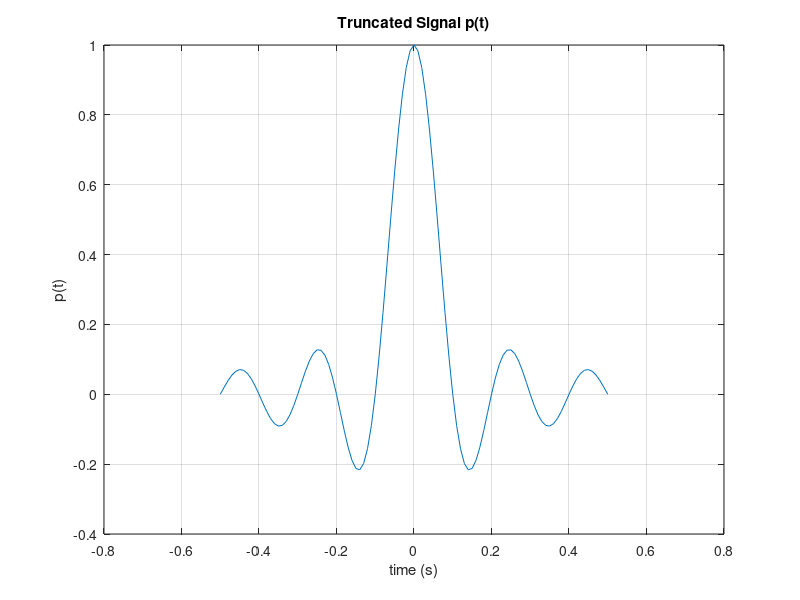
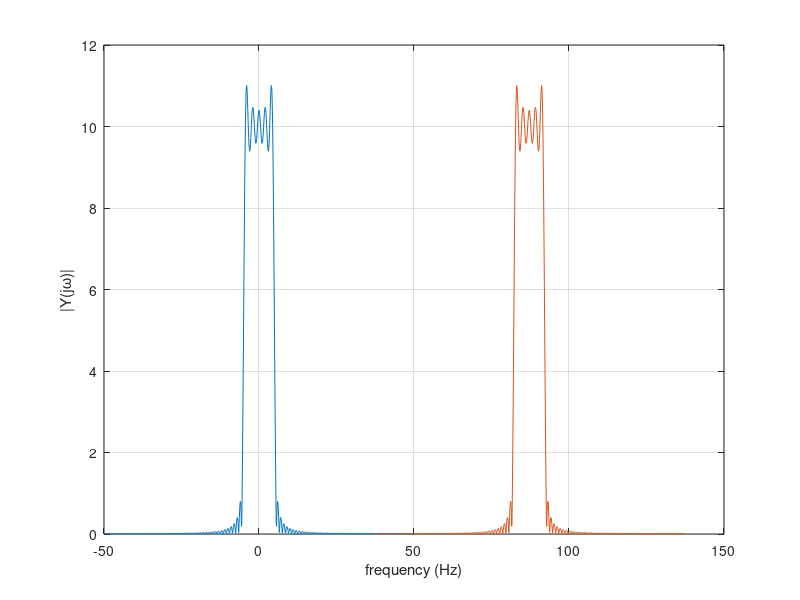
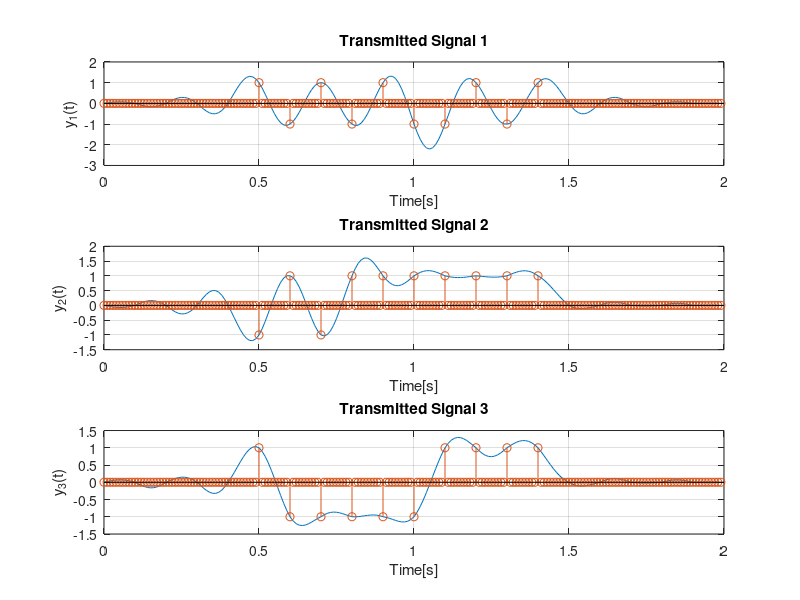

Write MATLAB code to recreate these figures, in order. (Note: this script raises an error after producing the figures.)
% Case Study 2
% Leandre Pestcoe and Julianne Wegmann
% ESE 351: Signals and Systems
% Created on: 4/20/21, Last Edited on: 4/23/21

%% Define Pulse Shape p(t)
Ts = 0.1; %symbol period (rate 1/Ts)
dt = 0.01; %sample period
w = 5*Ts; %width
t = -w:dt:w; %time vector
fs = 1/dt; %sample frequency

%sinc
sinc_p_t = sinc(t/Ts); %define sinc

%triangular pulse
triang_p_t = tripuls(t,w*2);

%decide which signal to use for simulation
p_t = sinc_p_t;

figure, plot(t,p_t), grid on;
xlabel('time (s)'), ylabel('p(t)'), title('Truncated Signal p(t)')

%% Nyquist Criteria

Nfft = 1024; %length of fft
f1 = (-fs/2:fs/Nfft:(fs/2));
f2 = (fs-2*pi/Ts:fs/Nfft:fs+(2*pi/Ts));
fft_signal = abs(fft(p_t,Nfft));
fft_signal1 = [fft_signal((length(fft_signal)/2)+1:end), fft_signal(1:(length(fft_signal)/2))];

figure
plot(f1(1:length(fft_signal1)),fft_signal1), grid on;
hold on
plot(f2(1:length(fft_signal1)),fft_signal1), grid on;
xlabel('frequency (Hz)'), ylabel('|Y(j\omega)|');

%% Random Bit Message/Noise-free PAM Signal y(t)

%define bit messages
N = 10; %number of bits
bits1 = 2*((rand(1,N)>0.5)-0.5);
bits2 = 2*((rand(1,N)>0.5)-0.5);
bits3 = 2*((rand(1,N)>0.5)-0.5);

%spacing out bits
xn1 =zeros(1,N*(Ts/dt));
xn2 = zeros(1,N*(Ts/dt));
xn3 = zeros(1,N*(Ts/dt));

for i=1:length(bits1)
    xn1((i-1)*(Ts/dt)+1)=bits1(i);
end
for i=1:length(bits2)
    xn2((i-1)*(Ts/dt)+1)=bits2(i);
end
for i=1:length(bits3)
    xn3((i-1)*(Ts/dt)+1)=bits3(i);
end

%compute individual CT transmitted signals
y_t1 = conv(xn1,p_t);
y_t2 = conv(xn2,p_t);
y_t3 = conv(xn3,p_t);

t = (0:length(y_t1)-1)*dt; %define new time vector

%shift xn so lines up with y(t) on graph
x_new1 = zeros(1,length(y_t1));
x_new1((length(p_t)+1)/2:(length(xn1)+(length(p_t)+1)/2)-1) = xn1;
x_new2 = zeros(1,length(y_t2));
x_new2((length(p_t)+1)/2:(length(xn2)+(length(p_t)+1)/2)-1) = xn2;
x_new3 = zeros(1,length(y_t3));
x_new3((length(p_t)+1)/2:(length(xn3)+(length(p_t)+1)/2)-1) = xn3;

figure();
subplot(3,1,1), plot(t,y_t1), grid on;
hold on
stem(t,x_new1);
title('Transmitted Signal 1'),xlabel('Time[s]'),ylabel('y_1(t)');
subplot(3,1,2), plot(t,y_t2), grid on;
hold on
stem(t,x_new2);
title('Transmitted Signal 2'),xlabel('Time[s]'),ylabel('y_2(t)');
subplot(3,1,3), plot(t,y_t3), grid on;
hold on
stem(t,x_new3);
title('Transmitted Signal 3'),xlabel('Time[s]'),ylabel('y_3(t)');


%y_t = [y_t1,y_t2,y_t3];

% figure(),plot(y_t),title('Transmitted Signal y(t)'),xlabel('Time[s]'),ylabel('y(t)');
% hold on;
% stem(x_new);


%% Text Message and Noise-free PAM Signal y(t)

message1 = 'Case study 2 rocks!';
binary1 = str2num(reshape(dec2bin(message1)',1,[])');
for i = 1:length(binary1)
    if binary1(i)==0
        binary1(i)=-1;
    end
end

message2 = 'Signals and systems';
binary2 = str2num(reshape(dec2bin(message2)',1,[])');
for i = 1:length(binary2)
    if binary2(i)==0
        binary2(i)=-1;
    end
end

message3 = 'Systems engineering';
binary3 = str2num(reshape(dec2bin(message3)',1,[])');
for i = 1:length(binary3)
    if binary3(i)==0
        binary3(i)=-1;
    end
end

N_message1 = length(binary1);
N_message2 = length(binary2);
N_message3 = length(binary3);
x_message1 = zeros(1,N_message1*(Ts/dt));
x_message2 = zeros(1,N_message2*(Ts/dt));
x_message3 = zeros(1,N_message3*(Ts/dt));

for i=1:length(binary1)
    x_message1((i-1)*(Ts/dt)+1)=binary1(i);
end
for i=1:length(binary2)
    x_message2((i-1)*(Ts/dt)+1)=binary2(i);
end
for i=1:length(binary3)
    x_message3((i-1)*(Ts/dt)+1)=binary3(i);
end

y_message1 = conv(x_message1, p_t);
y_message2 = conv(x_message2, p_t);
y_message3 = conv(x_message3, p_t);

figure();
plot(y_message2);
hold on
stem(x_message2);


%messageOut = char(bin2dec(num2str(reshape(binary,7,[])')))';

%% Signal Modulation (Up-Conversion)
wc20 = 2*pi*20; %20 Hz modulation
mod_signal20 = y_t1.*cos(wc20*t);

wc30 = 2*pi*30; %30 Hz modulation
mod_signal30 = y_t2.*cos(wc30*t);

wc40 = 2*pi*40; %40 Hz modulation
mod_signal40 = y_t3.*cos(wc40*t);

mod_signal = mod_signal20+mod_signal30+mod_signal40;

figure
subplot(2,1,1), plot(mod_signal), grid on;
xlabel('time (s)'), ylabel('y(t)cos(wc*t)'), title('Modulated Signal')

f = (0:length(mod_signal)/2)*fs/length(mod_signal);
XV = fft(mod_signal);
P2 = abs(XV/length(mod_signal));
P1 = P2(1:length(mod_signal)/2+1);
P1(2:end-1) = 2*P1(2:end-1);
subplot(2,1,2),plot(f,P1);
xlabel('frequency[Hz]')
ylabel('|Y(j\omega)|')

% eventually plot all transforms separately so can see all messages...

% figure
% subplot(3,1,1),plot(mod_signal20),grid on;
% subplot(3,1,2),plot(mod_signal30),grid on;
% subplot(3,1,3),plot(mod_signal40),grid on;


%% Noisy Recieved Signal r(t)
sigma = 0.5;
n_t = sigma*randn(1,length(mod_signal));
r_t = mod_signal + n_t;

figure();
plot(r_t);
title('Received Signal r(t)');
xlabel('Time[s]');
ylabel('Amplitude');

%% Signal Demodulation (Down-Conversion)

demod_signal20 = r_t.*cos(wc20*t);
demod_signal30 = r_t.*cos(wc30*t);
demod_signal40 = r_t.*cos(wc40*t);

figure
subplot(2,1,1), plot(demod_signal20), grid on;
xlabel('time (s)'), ylabel('x_r(t)'), title('Demod (without LPF)')

f = (0:length(demod_signal20)/2)*fs/length(demod_signal20);
XV = fft(demod_signal20);
P2 = abs(XV/length(demod_signal20));
P1 = P2(1:length(demod_signal20)/2+1);
P1(2:end-1) = 2*P1(2:end-1);
subplot(2,1,2),plot(f,P1),xlabel('f, Hz'),ylabel('|X_r(j\omega)|'),grid on;


%% Lowpass Filter
R = 1000;
C = 2*10^(-6);
T = 0.002;
f = 44100;
delta_t = 1/f;

filter_low = filter(delta_t/T,[(R*C)/delta_t 1-((R*C)/delta_t)], demod_signal20);

figure();
plot(filter_low);

%% Matched Filter Receiver

%generate z(t)
xn_tilda = zeros(1,length(bits1));
p_neg = p_t(end:-1:1);
z_t = conv(demod_signal20,p_neg);

%generate estimate xn_tilda
for j=1:length(xn_tilda)
   if z_t((j-1)*(Ts/dt)+1+(length(p_t)+1)/2)<=0
       xn_tilda(j)=-1;
   else
       xn_tilda(j)=1;
   end
end

%space out xn_tilda
xn_spaced = zeros(1,N*(Ts/dt));
for i=1:length(xn_tilda)
    xn_spaced((i-1)*(Ts/dt)+1)=xn_tilda(i);
end
%shift xn_spaced
xn_spaced_new = zeros(1,length(z_t));
xn_spaced_new((2*length(p_t)+1)/2:(length(xn1)+(2*length(p_t)+1)/2)-1) = xn_spaced;

%calculate error rate
incorrect_count = 0;
for j=1:length(xn_tilda)
    if bits1(j)~=xn_tilda(j)
        incorrect_count = incorrect_count+1;
    end
end
error = incorrect_count/length(bits1);

t_new = (0:length(z_t)-1)*dt; %define new time vector

figure();
stem(bits1);
hold on;
stem(xn_tilda);
legend('bits1','xn tilda');

figure();
plot(t_new,z_t);
hold on
stem(t_new,xn_spaced_new);

%% Noise Levels and Error Rates

error_matched = zeros(1,11);
index = 1;
for i = 0:0.1:1
    sigma = i;
    n = sigma*randn(1,length(y));
    r = y(1:length(t))+n(1:length(t)); 
    xn_tilda_matched = ones(1,length(t));
    p_neg = p(end:-1:1);
    z = conv(r,p_neg);
    for j=1:length(z)
        if z(j)<=0
            xn_tilda_matched(j)=-1;
        end
    end
    %calculate error rate for matched filter
    incorrect_count_matched = 0;
    for j=1:length(x)
        if x(j)~=xn_tilda_matched(j)
            incorrect_count_matched = incorrect_count_matched+1;
        end
    end
    error_matched(index) = incorrect_count_matched/length(y);  
    index = index+1;
end

figure();
plot(sigma_vector,error_matched);
title('Sigma Value vs. Error Rate for Matched Filter');
xlabel('Sigma Value');
ylabel('Error Rate');

